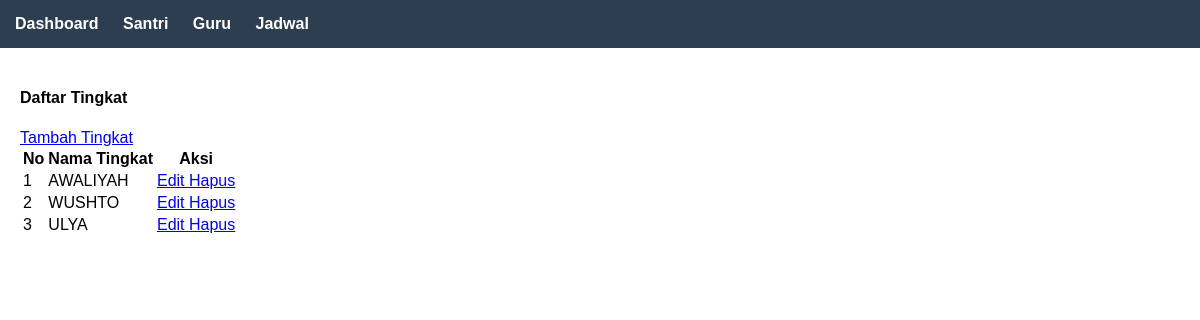
/tingkat/, run on the app's committed database.
### administrator/models.py (models this page shows, shortened)
class Tingkat(models.Model):
    nama_tingkat = models.CharField(max_length=50)
    class Meta:
        verbose_name = "Tingkat"
        verbose_name_plural = "Tingkat"

### administrator/views.py (the view)
# urls.py: path('tingkat/', views.tingkat_list, name='tingkat_list'),
def tingkat_list(request):
    tingkat = Tingkat.objects.all()
    context = {
        'tingkat': tingkat
    }
    return render(request, 'tingkat/list.html', context)

### templates/tingkat/list.html (shortened to what this page needs)
{% extends 'base.html' %}
{% block content %}
<div class="container-fluid">
    <div class="row">
        <div class="col-12">
            <div class="card">
                <div class="card-header d-flex justify-content-between align-items-center">
                    <h4 class="card-title">Daftar Tingkat</h4>
                    <a href="{% url 'tingkat_tambah' %}" class="btn btn-primary">
                         Tambah Tingkat
                    </a>
                </div>
                <div class="card-body">
                    <div class="table-responsive">
                        <table class="table table-striped table-bordered">
                            <thead>
                                <tr>
                                    <th>No</th>
                                    <th>Nama Tingkat</th>
                                    <th>Aksi</th>
                                </tr>
                            </thead>
                            <tbody>
                                {% for item in tingkat %}
                                <tr>
                                    <td>{{ forloop.counter }}</td>
                                    <td>{{ item.nama_tingkat }}</td>
                                    <td>
                                        <a href="{% url 'tingkat_edit' item.id %}" class="btn btn-sm btn-warning" title="Edit">
                                             Edit
                                        </a>
                                        <a href="{% url 'tingkat_hapus' item.id %}" class="btn btn-sm btn-danger"
                                           onclick="return confirm('Apakah Anda yakin ingin menghapus tingkat ini?')" title="Hapus">
                                             Hapus
                                        </a>
                                    </td>
                                </tr>
                                {% empty %}
                                <tr>
                                    <td colspan="3" class="text-center">Tidak ada data tingkat</td>
                                </tr>
                                {% endfor %}
                            </tbody>
                        </table>
                    </div>
                </div>
            </div>
        </div>
    </div>
</div>
{% endblock %}

### templates/base.html (style rules this page uses)
body { font-family: Arial; margin: 0; padding: 0; }

### data on the page
Tingkat: nama_tingkat "AWALIYAH"
Tingkat: nama_tingkat "WUSHTO"
Tingkat: nama_tingkat "ULYA"
